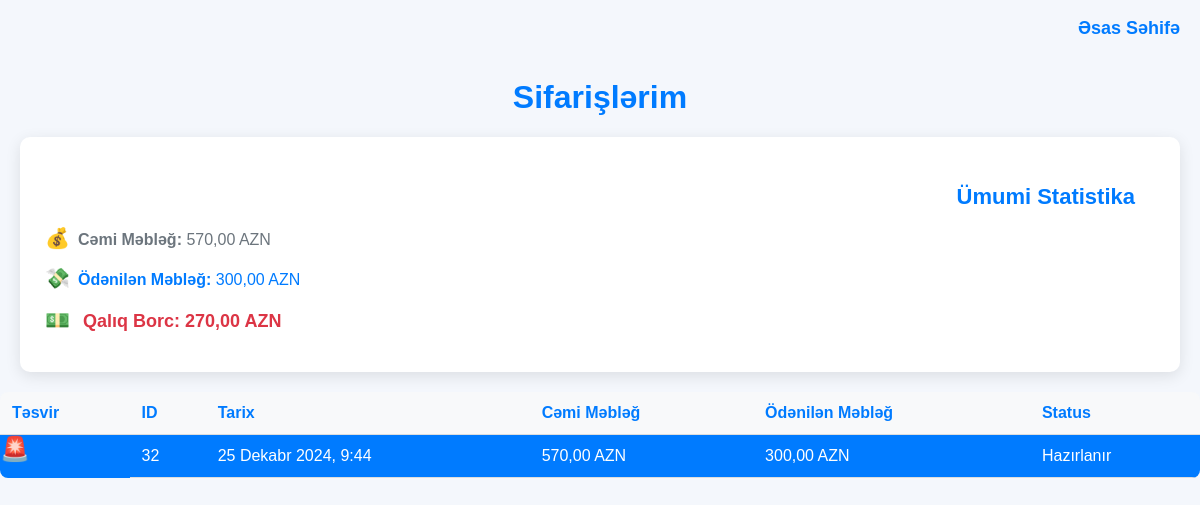
Page /orders/ (signed in) on the committed database.
### mehsullar/models.py (models this page shows, shortened)
class Sifaris(models.Model):
    STATUS_CHOICES = [
        ('gozleyir', 'Gözləyir'),
        ('hazirlanir', 'Hazırlanır'),
        ('yoldadir', 'Yoldadır'),
        ('catdirildi', 'Çatdırıldı'),
    ]
    user = models.ForeignKey(User, on_delete=models.CASCADE, default=1)
    cemi_mebleg = models.DecimalField(max_digits=10, decimal_places=2)
    odenilen_mebleg = models.DecimalField(max_digits=10, decimal_places=2, default=0)
    tarix = models.DateTimeField(auto_now_add=True)
    status = models.CharField(max_length=50, choices=STATUS_CHOICES, default='gozleyir')
    tamamlandi = models.BooleanField(default=False)

### mehsullar/views.py (the view)
# urls.py: path('orders/', views.sifaris_izle, name='sifaris_izle'),
@login_required
def sifaris_izle(request):
    sifarisler = Sifaris.objects.filter(user=request.user)
    toplam_mebleg = sum(sifaris.cemi_mebleg for sifaris in sifarisler)
    odenilen_mebleg = sum(sifaris.odenilen_mebleg for sifaris in sifarisler)
    qaliq_borc = toplam_mebleg - odenilen_mebleg
    status_text = {
        'gozleyir': 'Gözləyir',
        'hazirlanir': 'Hazırlanır',
        'yoldadir': 'Yoldadır',
        'catdirildi': 'Çatdırıldı'
    }
    for sifaris in sifarisler:
        sifaris.display_status = status_text.get(sifaris.status, 'Gözləyir')
    return render(request, 'sifaris_izleme.html', {
        'sifarisler': sifarisler,
        'toplam_mebleg': toplam_mebleg,
        'odenilen_mebleg': odenilen_mebleg,
        'qaliq_borc': qaliq_borc,
    })

### mehsullar/templates/sifaris_izleme.html (shortened to what this page needs)
<!DOCTYPE html>
{% load static %}
<html lang="az">
<head>
    <link rel="stylesheet" href="{% static 'css/sifaris_izleme.css' %}">
</head>
<body>
    <h3><a href="{% url 'main' %}">Əsas Səhifə</a></h3>
    <h1>Sifarişlərim</h1>
    <div class="statistic">
        <h3>Ümumi Statistika</h3>
        <p class="cem-mebleg"><strong>Cəmi Məbləğ:</strong> {{ toplam_mebleg }} AZN</p>
        <p class="odenilen-mebleg"><strong>Ödənilən Məbləğ:</strong> {{ odenilen_mebleg }} AZN</p>
        <p class="qaliq-borc {% if qaliq_borc < 0 %}qaliq-borc-pozitiv{% else %}qaliq-borc-negativ{% endif %}">
            <strong>Qalıq Borc:</strong> {{ qaliq_borc }} AZN
        </p>
    </div>
    <table>
        <thead>
            <tr>
                <th>Təsvir</th>
                <th>ID</th>
                <th>Tarix</th>
                <th>Cəmi Məbləğ</th>
                <th>Ödənilən Məbləğ</th>
                <th>Status</th>
            </tr>
        </thead>
        <tbody>
            {% for sifaris in sifarisler %}
            <tr class="status-{{ sifaris.status }}">
                <td>{{ sifaris.id }}</td>
                <td>{{ sifaris.tarix }}</td>
                <td>{{ sifaris.cemi_mebleg }} AZN</td>
                <td>{{ sifaris.odenilen_mebleg }} AZN</td>
                <td>{{ sifaris.display_status }}</td>
            </tr>
            {% endfor %}
        </tbody>
    </table>
</body>
</html>

### static/css/sifaris_izleme.css (style rules this page uses)
body { font-family: Arial, sans-serif; margin: 0; padding: 0; background-color: #f4f7fc; color: #333; }
h1 { text-align: center; margin-top: 40px; color: #007bff; }
h3 { text-align: right; margin-right: 20px; font-size: 18px; color: #6c757d; }
div.statistic { background-color: #fff; padding: 25px; margin: 20px; border-radius: 10px; box-shadow: 0 4px 15px rgba(0, 0, 0, 0.1); }
.statistic h3 { color: #007bff; font-size: 22px; margin-bottom: 15px; }
p { font-size: 16px; margin-bottom: 15px; }
strong { font-weight: bold; }
table { width: 100%; border-collapse: collapse; margin: 20px 0; border-radius: 8px; overflow: hidden; }
table th, table td { padding: 12px; text-align: left; border-bottom: 1px solid #ddd; font-size: 16px; }
table th { background-color: #f8f9fa; color: #007bff; }
.status-hazirlanir { background-color: #007bff; color: #fff; }
.statistic .cem-mebleg { color: #6c757d; }
.statistic .odenilen-mebleg { color: #007bff; }
.statistic .qaliq-borc { font-size: 18px; font-weight: bold; }
.qaliq-borc-negativ { color: #dc3545; }
.status-hazirlanir::before { content: "\1F6A8"; font-size: 24px; margin-right: 10px; }
.statistic p::before { content: "\1F4C8"; font-size: 20px; margin-right: 8px; }
.statistic .cem-mebleg::before { content: "\1F4B0"; font-size: 20px; }
.statistic .odenilen-mebleg::before { content: "\1F4B8"; font-size: 20px; }
.statistic .qaliq-borc::before { content: "\1F4B5"; font-size: 20px; }
a { color: #007bff; text-decoration: none; font-weight: bold; }

### rows in the picture
Sifaris: id "32", tarix "25 Dekabr 2024, 9:44", cemi_mebleg "570,00", odenilen_mebleg "300,00", display_status "Hazırlanır"

### other values in the picture
{{ toplam_mebleg }} "570,00"
{{ odenilen_mebleg }} "300,00"
{{ qaliq_borc }} "270,00"
